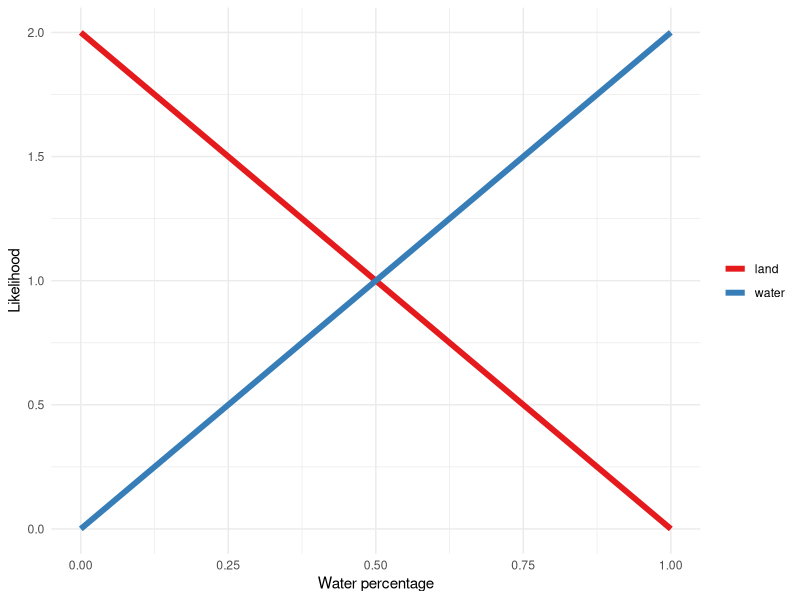
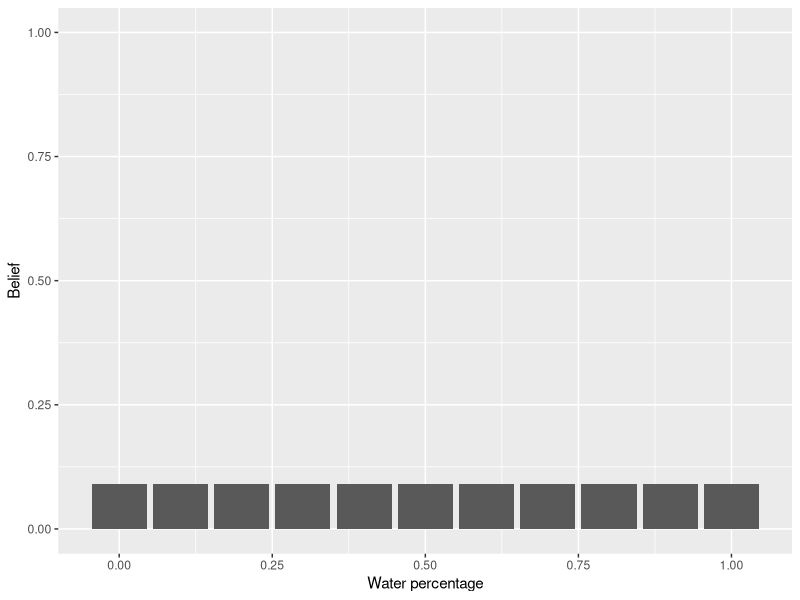
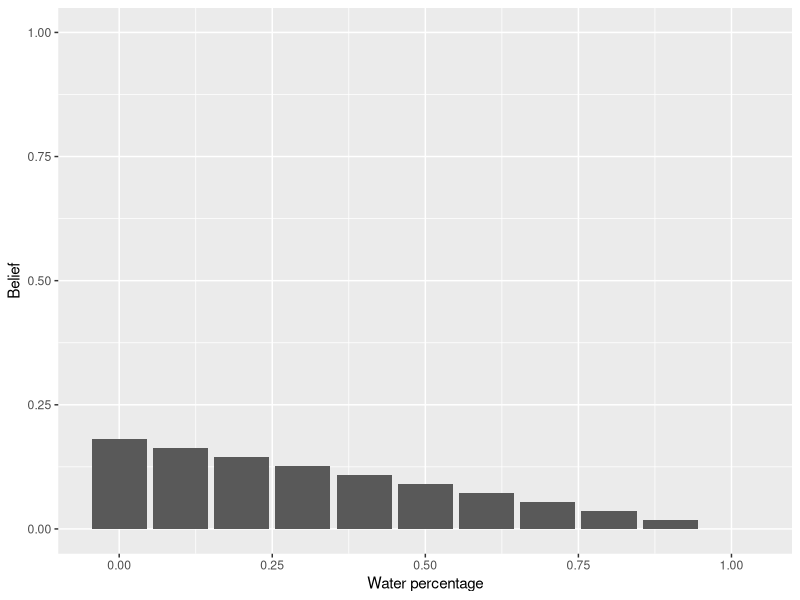
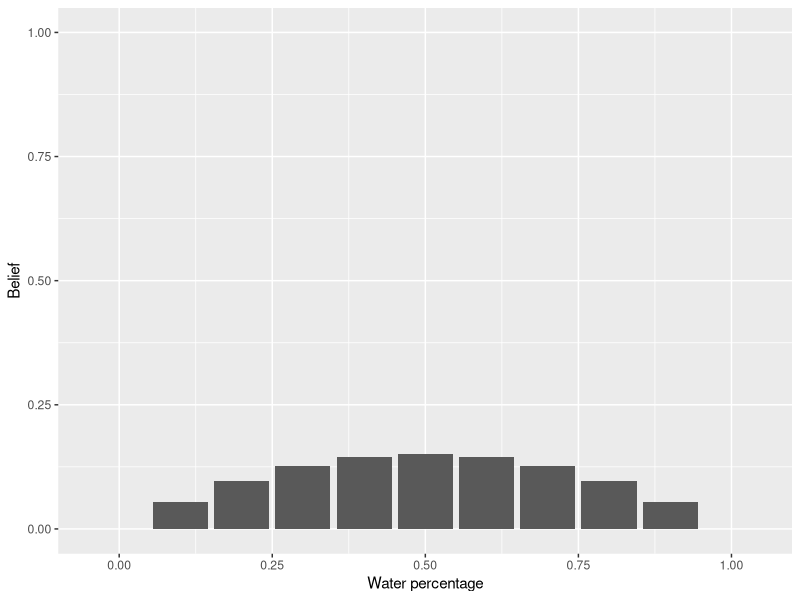

Generate these figures, in order, with R:
# library
library(tidyverse)
library(ggplot2)

# x axis
x <- seq(0, 1, 0.1)

# water
water <- x * 2

# land
land <- 2 - water

# plot likelihood
df <- data.frame(x, y = water, group = "water")
df <- rbind(df, data.frame(x, y = land, group = "land"))
ggplot(df, aes(x, y, color = group)) +
  geom_line(size = 2) +
  xlab("Water percentage") +
  ylab("Likelihood") +
  scale_color_brewer(palette = "Set1") +
  theme_minimal() +
  theme(legend.title = element_blank())

# prior
prior <- rep(1, 11) / 11

# plot our initial belief
df <- data.frame(x, prior)
ggplot(df, aes(x, prior)) +
  geom_bar(stat = "identity") +
  xlab("Water percentage") +
  ylab("Belief") +
  ylim(0, 1)

# set posterior
our_belief <- NULL

saw_land <- function(our_belief) {
  # calculate the posterior
  if (is.null(our_belief)) {
    posterior <- prior * land
  } else {
    posterior <- our_belief * land
  }
  posterior <- posterior / sum(posterior)

  # plot
  df <- data.frame(x, posterior)
  p <- ggplot(df, aes(x, posterior)) +
    geom_bar(stat = "identity") +
    xlab("Water percentage") +
    ylab("Belief") +
    ylim(0, 1)
  print(p)

  return(posterior)
}

saw_water <- function(our_belief) {
  # calculate the posterior
  if (is.null(our_belief)) {
    posterior <- prior * water
  } else {
    posterior <- our_belief * water
  }
  posterior <- posterior / sum(posterior)

  # plot
  df <- data.frame(x, posterior)
  p <- ggplot(df, aes(x, posterior)) +
    geom_bar(stat = "identity") +
    xlab("Water percentage") +
    ylab("Belief") +
    ylim(0, 1)
  print(p)

  return(posterior)
}

# sample location from https://www.realrandom.net/location.html

# saw land
our_belief <- saw_land(our_belief)

# saw water
our_belief <- saw_water(our_belief)
